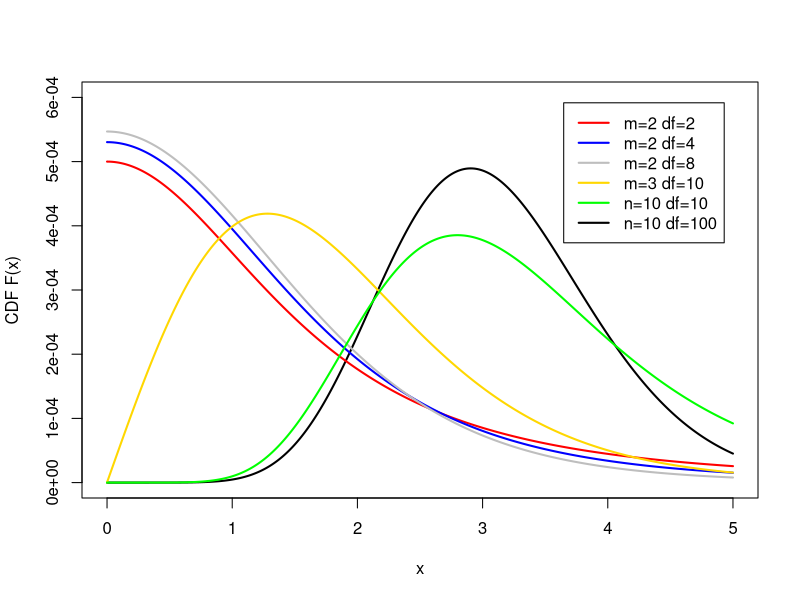

Here is the R script that generated this plot:
# Display the Student's range distributions with various
# degrees of freedom.

svg(filename='StudentizedRangePDF.svg')

x <- seq(0, 5, length=400)
hx <- pnorm(x)

k <- c(2, 2, 2, 3, 10)
df <- c(2, 4, 8, 10, 10)
colors <- c("red", "blue", "grey", "gold", "green", "black")
labels <- c("m=2 df=2", "m=2 df=4", "m=2 df=8", "m=3 df=10", "n=10 df=10", 
            "n=10 df=100")

dtukey <- function(q, nmeans, df) {
    delta = 0.001
    return (ptukey(q+delta, nmeans, df) - ptukey(q, nmeans, df)) / delta
}

# standard normal PDF
plot(x, dtukey(q=x, nmeans=10, df=100), lwd=2, col="black", 
     type="l", xlab="x", ylab="CDF F(x)", ylim=c(0, 6e-4))

# studentized range distri.
for (i in 1:5){
  lines(x, dtukey(q=x, nmeans=k[i], df=df[i]), lwd=2, col=colors[i])
}

legend("topright", inset=.05,
  labels, lwd=2, lty=c(1, 1, 1, 1, 1, 1), col=colors)


